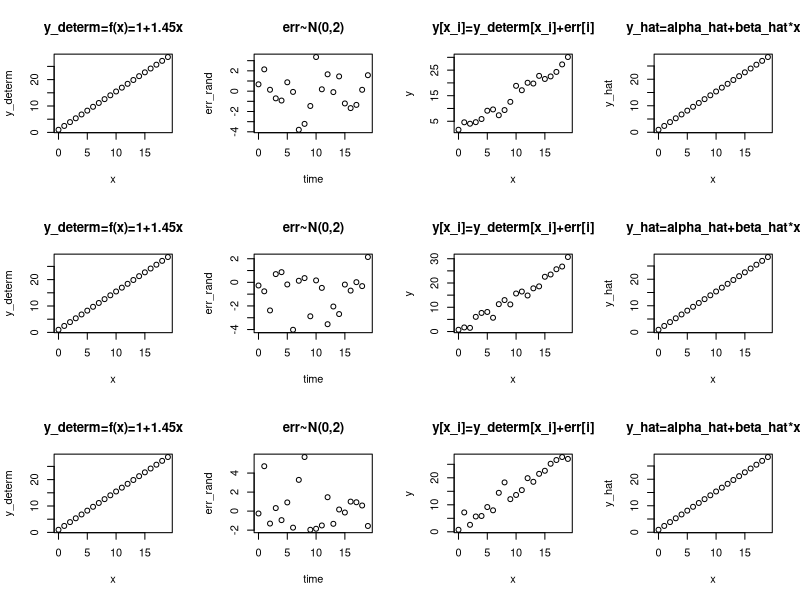

R code for this plot:
#### WKU: Simple Linear Regression (SLR)
rm(list=ls());


##Mother nature/data generator (deterministic)+ random part
x=seq(0,19,by=1);
y_determ=1+1.45*x;   
err_rand=rnorm(length(x),0,2);  ## assume the residual distribution is standard normal dist.
y=y_determ+err_rand;

n=length(x);
sum_x=sum(x);
sum_y=sum(y);
sum_xy=x%*%y;
sum_x_2=sum(x^2);

numeratorMat_alpha=matrix(c(sum_y,sum_xy,sum_x,sum_x_2),2,2);
numeratorMat_bata=matrix(c(n,sum_x,sum_y,sum_xy),2,2);
denominatorMat=matrix(c(n,sum_x,sum_x,sum_x_2),2,2);
alpha_hat=det(numeratorMat_alpha)/det(denominatorMat);
beta_hat=det(numeratorMat_bata)/det(denominatorMat);

y_hat=alpha_hat+beta_hat*x;

par(mfrow=c(3,4));
plot(x,y_determ,main="y_determ=f(x)=1+1.45x");
plot(x,err_rand,xlab="time",main="err~N(0,2)");
plot(x,y,main="y[x_i]=y_determ[x_i]+err[i]");
plot(x,y_hat,main="y_hat=alpha_hat+beta_hat*x");
##-------------
n=length(x);
sum_x=sum(x);
sum_y=sum(y);
sum_xy=x%*%y;
sum_x_2=sum(x^2);

numeratorMat_alpha=matrix(c(sum_y,sum_xy,sum_x,sum_x_2),2,2);
numeratorMat_bata=matrix(c(n,sum_x,sum_y,sum_xy),2,2);
denominatorMat=matrix(c(n,sum_x,sum_x,sum_x_2),2,2);
alpha_hat=det(numeratorMat_alpha)/det(denominatorMat);
beta_hat=det(numeratorMat_bata)/det(denominatorMat);


err_rand=rnorm(n,0,2);  ## assume the residual distribution is standard normal dist.
y=y_determ+err_rand;
plot(x,y_determ,main="y_determ=f(x)=1+1.45x");
plot(x,err_rand,xlab="time",main="err~N(0,2)");
plot(x,y,main="y[x_i]=y_determ[x_i]+err[i]");
plot(x,y_hat,main="y_hat=alpha_hat+beta_hat*x");

##-------------
n=length(x);
sum_x=sum(x);
sum_y=sum(y);
sum_xy=x%*%y;
sum_x_2=sum(x^2);

numeratorMat_alpha=matrix(c(sum_y,sum_xy,sum_x,sum_x_2),2,2);
numeratorMat_bata=matrix(c(n,sum_x,sum_y,sum_xy),2,2);
denominatorMat=matrix(c(n,sum_x,sum_x,sum_x_2),2,2);
alpha_hat=det(numeratorMat_alpha)/det(denominatorMat);
beta_hat=det(numeratorMat_bata)/det(denominatorMat);


err_rand=rnorm(n,0,2);  ## assume the residual distribution is standard normal dist.
y=y_determ+err_rand;
plot(x,y_determ,main="y_determ=f(x)=1+1.45x");
plot(x,err_rand,xlab="time",main="err~N(0,2)");
plot(x,y,main="y[x_i]=y_determ[x_i]+err[i]");
plot(x,y_hat,main="y_hat=alpha_hat+beta_hat*x");
